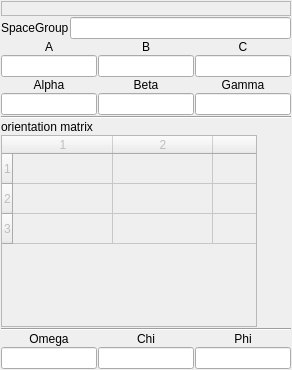
<ui version="4.0" >
 <class>CrystalWidget</class>
 <widget class="QWidget" name="CrystalWidget" >
  <property name="geometry" >
   <rect>
    <x>0</x>
    <y>0</y>
    <width>292</width>
    <height>370</height>
   </rect>
  </property>
  <property name="sizePolicy" >
   <sizepolicy vsizetype="Preferred" hsizetype="Preferred" >
    <horstretch>0</horstretch>
    <verstretch>0</verstretch>
   </sizepolicy>
  </property>
  <property name="windowTitle" >
   <string>Form</string>
  </property>
  <layout class="QGridLayout" name="gridLayout" >
   <property name="margin" >
    <number>1</number>
   </property>
   <property name="spacing" >
    <number>1</number>
   </property>
   <item row="0" column="0" >
    <widget class="QFrame" name="toolbar" >
     <property name="frameShape" >
      <enum>QFrame::StyledPanel</enum>
     </property>
     <property name="frameShadow" >
      <enum>QFrame::Raised</enum>
     </property>
    </widget>
   </item>
   <item row="1" column="0" >
    <layout class="QHBoxLayout" >
     <item>
      <widget class="QLabel" name="label_7" >
       <property name="text" >
        <string>SpaceGroup</string>
       </property>
       <property name="buddy" >
        <cstring>SpaceGroup</cstring>
       </property>
      </widget>
     </item>
     <item>
      <widget class="QLineEdit" name="SpaceGroup" />
     </item>
    </layout>
   </item>
   <item row="2" column="0" >
    <layout class="QHBoxLayout" >
     <property name="spacing" >
      <number>1</number>
     </property>
     <item>
      <layout class="QVBoxLayout" >
       <item>
        <widget class="QLabel" name="label" >
         <property name="sizePolicy" >
          <sizepolicy vsizetype="Preferred" hsizetype="Ignored" >
           <horstretch>0</horstretch>
           <verstretch>0</verstretch>
          </sizepolicy>
         </property>
         <property name="text" >
          <string>A</string>
         </property>
         <property name="alignment" >
          <set>Qt::AlignCenter</set>
         </property>
         <property name="buddy" >
          <cstring>latticeA</cstring>
         </property>
        </widget>
       </item>
       <item>
        <widget class="QLineEdit" name="latticeA" />
       </item>
       <item>
        <widget class="QLabel" name="label_6" >
         <property name="sizePolicy" >
          <sizepolicy vsizetype="Preferred" hsizetype="Ignored" >
           <horstretch>0</horstretch>
           <verstretch>0</verstretch>
          </sizepolicy>
         </property>
         <property name="text" >
          <string>Alpha</string>
         </property>
         <property name="alignment" >
          <set>Qt::AlignCenter</set>
         </property>
         <property name="buddy" >
          <cstring>latticeAlpha</cstring>
         </property>
        </widget>
       </item>
       <item>
        <widget class="QLineEdit" name="latticeAlpha" />
       </item>
      </layout>
     </item>
     <item>
      <layout class="QVBoxLayout" >
       <item>
        <widget class="QLabel" name="label_2" >
         <property name="sizePolicy" >
          <sizepolicy vsizetype="Preferred" hsizetype="Ignored" >
           <horstretch>0</horstretch>
           <verstretch>0</verstretch>
          </sizepolicy>
         </property>
         <property name="text" >
          <string>B</string>
         </property>
         <property name="alignment" >
          <set>Qt::AlignCenter</set>
         </property>
         <property name="buddy" >
          <cstring>latticeB</cstring>
         </property>
        </widget>
       </item>
       <item>
        <widget class="QLineEdit" name="latticeB" />
       </item>
       <item>
        <widget class="QLabel" name="label_4" >
         <property name="sizePolicy" >
          <sizepolicy vsizetype="Preferred" hsizetype="Ignored" >
           <horstretch>0</horstretch>
           <verstretch>0</verstretch>
          </sizepolicy>
         </property>
         <property name="text" >
          <string>Beta</string>
         </property>
         <property name="alignment" >
          <set>Qt::AlignCenter</set>
         </property>
         <property name="buddy" >
          <cstring>latticeBeta</cstring>
         </property>
        </widget>
       </item>
       <item>
        <widget class="QLineEdit" name="latticeBeta" />
       </item>
      </layout>
     </item>
     <item>
      <layout class="QVBoxLayout" >
       <item>
        <widget class="QLabel" name="label_3" >
         <property name="sizePolicy" >
          <sizepolicy vsizetype="Preferred" hsizetype="Ignored" >
           <horstretch>0</horstretch>
           <verstretch>0</verstretch>
          </sizepolicy>
         </property>
         <property name="text" >
          <string>C</string>
         </property>
         <property name="alignment" >
          <set>Qt::AlignCenter</set>
         </property>
         <property name="buddy" >
          <cstring>latticeC</cstring>
         </property>
        </widget>
       </item>
       <item>
        <widget class="QLineEdit" name="latticeC" />
       </item>
       <item>
        <widget class="QLabel" name="label_5" >
         <property name="sizePolicy" >
          <sizepolicy vsizetype="Preferred" hsizetype="Ignored" >
           <horstretch>0</horstretch>
           <verstretch>0</verstretch>
          </sizepolicy>
         </property>
         <property name="text" >
          <string>Gamma</string>
         </property>
         <property name="alignment" >
          <set>Qt::AlignCenter</set>
         </property>
         <property name="buddy" >
          <cstring>latticeGamma</cstring>
         </property>
        </widget>
       </item>
       <item>
        <widget class="QLineEdit" name="latticeGamma" />
       </item>
      </layout>
     </item>
    </layout>
   </item>
   <item row="3" column="0" >
    <widget class="Line" name="line_2" >
     <property name="orientation" >
      <enum>Qt::Horizontal</enum>
     </property>
    </widget>
   </item>
   <item row="4" column="0" >
    <widget class="QLabel" name="label_9" >
     <property name="text" >
      <string>orientation matrix</string>
     </property>
    </widget>
   </item>
   <item row="5" column="0" >
    <widget class="QTableWidget" name="orientationMatrix" >
     <property name="enabled" >
      <bool>false</bool>
     </property>
     <property name="sizePolicy" >
      <sizepolicy vsizetype="Maximum" hsizetype="Maximum" >
       <horstretch>0</horstretch>
       <verstretch>0</verstretch>
      </sizepolicy>
     </property>
     <property name="verticalScrollBarPolicy" >
      <enum>Qt::ScrollBarAlwaysOff</enum>
     </property>
     <property name="horizontalScrollBarPolicy" >
      <enum>Qt::ScrollBarAlwaysOff</enum>
     </property>
     <property name="autoScroll" >
      <bool>false</bool>
     </property>
     <property name="showDropIndicator" stdset="0" >
      <bool>false</bool>
     </property>
     <property name="gridStyle" >
      <enum>Qt::SolidLine</enum>
     </property>
     <property name="rowCount" >
      <number>3</number>
     </property>
     <property name="columnCount" >
      <number>3</number>
     </property>
     <row/>
     <row/>
     <row/>
     <column/>
     <column/>
     <column/>
    </widget>
   </item>
   <item row="6" column="0" >
    <widget class="Line" name="line" >
     <property name="orientation" >
      <enum>Qt::Horizontal</enum>
     </property>
    </widget>
   </item>
   <item row="7" column="0" >
    <layout class="QHBoxLayout" >
     <property name="spacing" >
      <number>1</number>
     </property>
     <item>
      <layout class="QVBoxLayout" >
       <item>
        <widget class="QLabel" name="label_8" >
         <property name="sizePolicy" >
          <sizepolicy vsizetype="Preferred" hsizetype="Ignored" >
           <horstretch>0</horstretch>
           <verstretch>0</verstretch>
          </sizepolicy>
         </property>
         <property name="text" >
          <string>Omega</string>
         </property>
         <property name="alignment" >
          <set>Qt::AlignCenter</set>
         </property>
         <property name="buddy" >
          <cstring>rotationOmega</cstring>
         </property>
        </widget>
       </item>
       <item>
        <widget class="QLineEdit" name="rotationOmega" />
       </item>
      </layout>
     </item>
     <item>
      <layout class="QVBoxLayout" >
       <item>
        <widget class="QLabel" name="label_10" >
         <property name="sizePolicy" >
          <sizepolicy vsizetype="Preferred" hsizetype="Ignored" >
           <horstretch>0</horstretch>
           <verstretch>0</verstretch>
          </sizepolicy>
         </property>
         <property name="text" >
          <string>Chi</string>
         </property>
         <property name="alignment" >
          <set>Qt::AlignCenter</set>
         </property>
         <property name="buddy" >
          <cstring>rotationChi</cstring>
         </property>
        </widget>
       </item>
       <item>
        <widget class="QLineEdit" name="rotationChi" />
       </item>
      </layout>
     </item>
     <item>
      <layout class="QVBoxLayout" >
       <item>
        <widget class="QLabel" name="label_12" >
         <property name="sizePolicy" >
          <sizepolicy vsizetype="Preferred" hsizetype="Ignored" >
           <horstretch>0</horstretch>
           <verstretch>0</verstretch>
          </sizepolicy>
         </property>
         <property name="text" >
          <string>Phi</string>
         </property>
         <property name="alignment" >
          <set>Qt::AlignCenter</set>
         </property>
         <property name="buddy" >
          <cstring>rotationPhi</cstring>
         </property>
        </widget>
       </item>
       <item>
        <widget class="QLineEdit" name="rotationPhi" />
       </item>
      </layout>
     </item>
    </layout>
   </item>
  </layout>
 </widget>
 <tabstops>
  <tabstop>SpaceGroup</tabstop>
  <tabstop>latticeA</tabstop>
  <tabstop>latticeB</tabstop>
  <tabstop>latticeC</tabstop>
  <tabstop>latticeAlpha</tabstop>
  <tabstop>latticeBeta</tabstop>
  <tabstop>latticeGamma</tabstop>
  <tabstop>rotationOmega</tabstop>
  <tabstop>rotationChi</tabstop>
  <tabstop>rotationPhi</tabstop>
  <tabstop>orientationMatrix</tabstop>
 </tabstops>
 <resources/>
 <connections/>
</ui>
